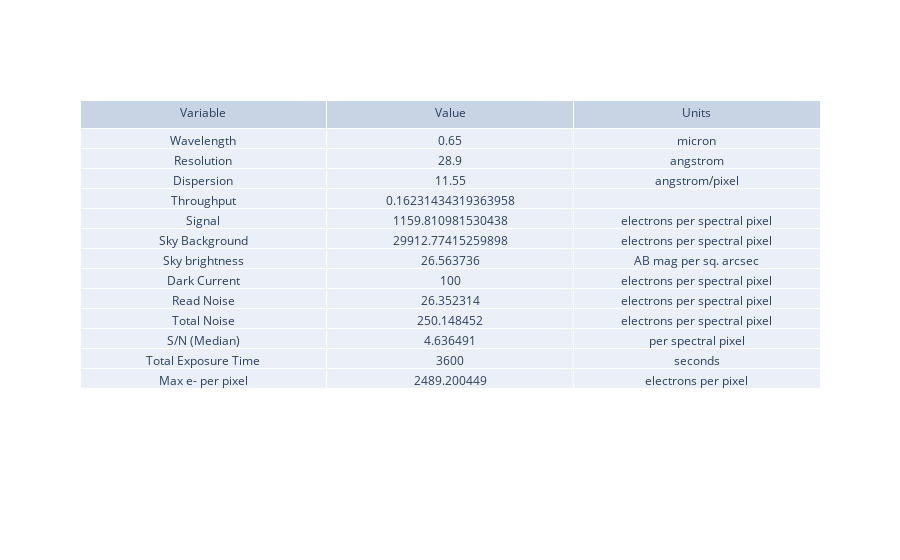

The code cell stored with this chart in its notebook:
### Markdown cell above
## ETC: fliter, slitless - default userinput
- in the end we want to get this back, but just keeping this for now

### Code cell
#### RUN THE BIG BOI ETC AGAIN, SLITLESS + FILTER

slitless_filtered_etc_output = general_etc_serena(userinput, filtered=True, bandpass_filter=bk_filter_gauss_edited,slitless_mode=True)

fig = go.Figure(data=[go.Table(header=dict(values=['Variable', 'Value', 'Units']),
                 cells=dict(values=[
                     slitless_filtered_etc_output["summary_struct"]['quant'],
                     slitless_filtered_etc_output["summary_struct"]['value'],
                     slitless_filtered_etc_output["summary_struct"]['unit']]))
                     ])

fig.show()

### Figure 1 — Plotly figure (JSON) as saved in the notebook; plotly's stock layout.template omitted (floating-point values rounded to 4 significant figures)
{"data": [{"cells": {"values": [["Wavelength", "Resolution", "Dispersion", "Throughput", "Signal", "Sky Background", "Sky brightness", "Dark Current", "Read Noise", "Total Noise", "S/N (Median)", "Total Exposure Time", "Max e- per pixel"], [0.65, 28.9, 11.55, 0.1623, 1160.0, 29910.0, 26.56, 100, 26.35, 250.1, 4.636, 3600, 2489.0], ["micron", "angstrom", "angstrom/pixel", "", "electrons per spectral pixel", "electrons per spectral pixel", "AB mag per sq. arcsec", "electrons per spectral pixel", "electrons per spectral pixel", "electrons per spectral pixel", "per spectral pixel", "seconds", "electrons per pixel"]]}, "header": {"values": ["Variable", "Value", "Units"]}, "type": "table"}], "layout": {}}
